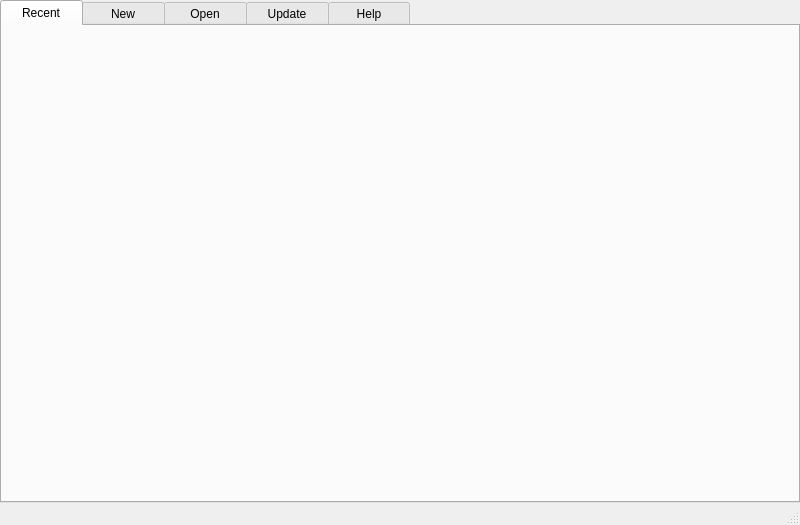
<?xml version="1.0" encoding="UTF-8"?>
<ui version="4.0">
 <class>ProjectWindow</class>
 <widget class="QMainWindow" name="ProjectWindow">
  <property name="geometry">
   <rect>
    <x>0</x>
    <y>0</y>
    <width>800</width>
    <height>525</height>
   </rect>
  </property>
  <property name="windowTitle">
   <string>Dashboard</string>
  </property>
  <property name="styleSheet">
   <string notr="true"/>
  </property>
  <widget class="QWidget" name="centralwidget">
   <layout class="QVBoxLayout" name="verticalLayout">
    <property name="spacing">
     <number>0</number>
    </property>
    <property name="leftMargin">
     <number>0</number>
    </property>
    <property name="topMargin">
     <number>0</number>
    </property>
    <property name="rightMargin">
     <number>0</number>
    </property>
    <property name="bottomMargin">
     <number>0</number>
    </property>
    <item>
     <widget class="QTabWidget" name="tabWidget">
      <property name="styleSheet">
       <string notr="true">::tab
{
	min-width: 82px;
}</string>
      </property>
      <property name="currentIndex">
       <number>0</number>
      </property>
      <widget class="QWidget" name="m_recentProject">
       <attribute name="title">
        <string>Recent</string>
       </attribute>
       <layout class="QVBoxLayout" name="verticalLayout_2" stretch="25">
        <property name="spacing">
         <number>0</number>
        </property>
        <property name="leftMargin">
         <number>2</number>
        </property>
        <property name="topMargin">
         <number>2</number>
        </property>
        <property name="rightMargin">
         <number>2</number>
        </property>
        <property name="bottomMargin">
         <number>2</number>
        </property>
        <item>
         <layout class="QVBoxLayout" name="m_layout">
          <property name="spacing">
           <number>6</number>
          </property>
          <property name="sizeConstraint">
           <enum>QLayout::SetMaximumSize</enum>
          </property>
          <property name="rightMargin">
           <number>0</number>
          </property>
         </layout>
        </item>
       </layout>
      </widget>
      <widget class="QWidget" name="tab">
       <attribute name="title">
        <string>New</string>
       </attribute>
      </widget>
      <widget class="QWidget" name="m_openProject">
       <attribute name="title">
        <string>Open</string>
       </attribute>
      </widget>
      <widget class="QWidget" name="tab_3">
       <attribute name="title">
        <string>Update</string>
       </attribute>
       <layout class="QVBoxLayout" name="verticalLayout_4">
        <item>
         <widget class="QListWidget" name="m_versionListWidget"/>
        </item>
       </layout>
      </widget>
      <widget class="QWidget" name="tab_2">
       <attribute name="title">
        <string>Help</string>
       </attribute>
       <layout class="QVBoxLayout" name="verticalLayout_3">
        <property name="spacing">
         <number>0</number>
        </property>
        <property name="leftMargin">
         <number>0</number>
        </property>
        <property name="topMargin">
         <number>0</number>
        </property>
        <property name="rightMargin">
         <number>0</number>
        </property>
        <property name="bottomMargin">
         <number>0</number>
        </property>
       </layout>
      </widget>
     </widget>
    </item>
   </layout>
  </widget>
  <widget class="QT_UI::QMenuBarEx" name="m_menuBar">
   <property name="geometry">
    <rect>
     <x>0</x>
     <y>0</y>
     <width>800</width>
     <height>22</height>
    </rect>
   </property>
  </widget>
  <widget class="QStatusBar" name="m_statusBar"/>
  <action name="m_actionRemoveProject">
   <property name="text">
    <string>Remove</string>
   </property>
   <property name="toolTip">
    <string>Remove Project</string>
   </property>
  </action>
  <action name="m_actionShowInExplorer">
   <property name="text">
    <string>Show In Explorer</string>
   </property>
  </action>
 </widget>
 <customwidgets>
  <customwidget>
   <class>QT_UI::QMenuBarEx</class>
   <extends>QMenuBar</extends>
   <header>engine/core/editor/qt/extension/QMenuBarEx.h</header>
  </customwidget>
 </customwidgets>
 <resources>
  <include location="../../../Resource/App.qrc"/>
 </resources>
 <connections/>
</ui>
